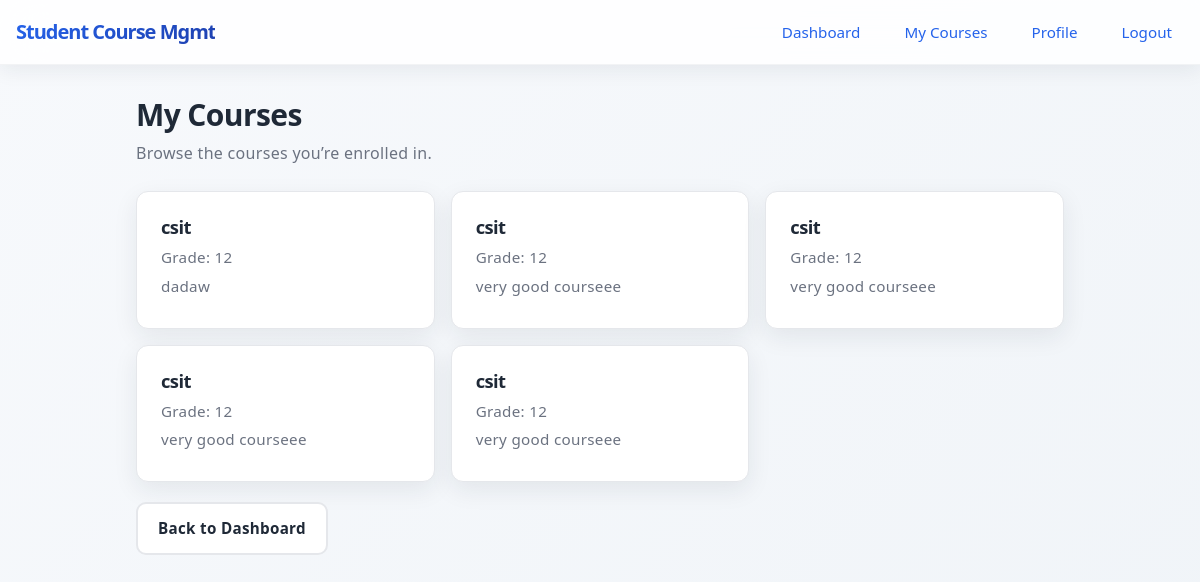
/student/courses/ (signed in), run on an earlier commit of the app's database.
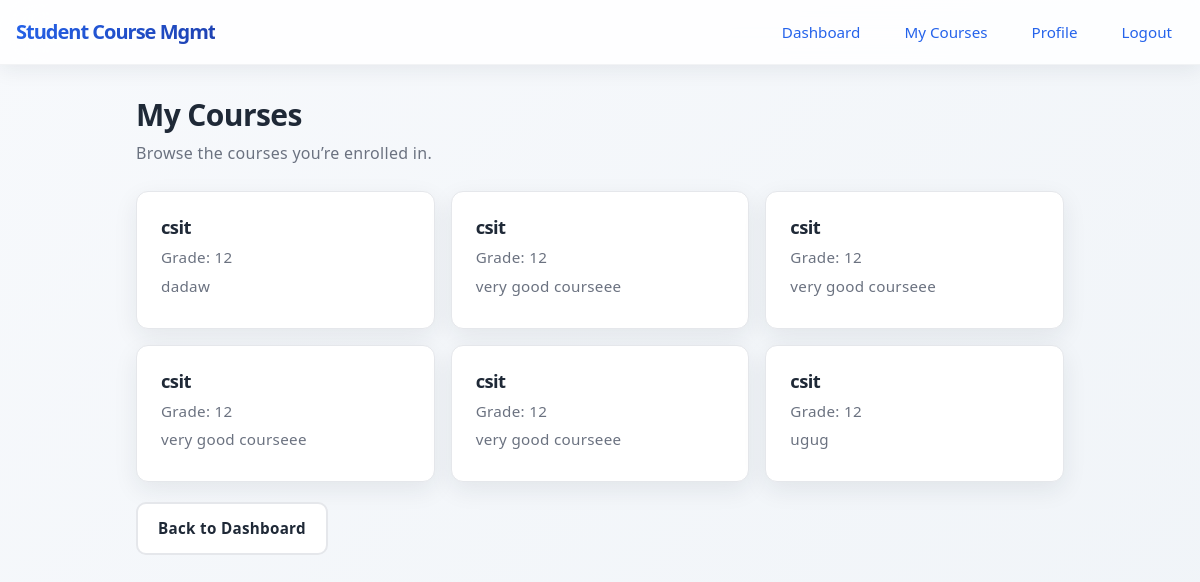
And on a later commit of the database.
### app/models.py (models this page shows, shortened)
class Course(models.Model):
    grade=models.IntegerField()
    course_name=models.CharField(max_length=100)
    description=models.TextField()

### app/views.py (the view)
# urls.py: path('student/courses/', student_courses, name='student_courses'),
@login_required
def student_courses(request):
    student = Student.objects.filter(user=request.user).first()
    if not student or student.grade is None:
        return render(request, 'student/my_courses.html', {
            'courses': [],
            'info': 'Create your profile to see courses.'
        })
    courses = Course.objects.filter(grade=student.grade)
    return render(request, 'student/my_courses.html', {'courses': courses})

### app/templates/student/my_courses.html (shortened to what this page needs)
<!DOCTYPE html>
{% load static %}
<html lang="en">
<head>
    <link rel="stylesheet" href="{% static 'css/student-css/student.css' %}">
</head>
<body>
    {% include 'navbar.html' %}
    <div class="container">
        <h1>My Courses</h1>
        <p class="muted">Browse the courses you’re enrolled in.</p>
        <ul class="course-list">
            {% for course in courses %}
                <li class="course-card">
                    <h3>{{ course.course_name }}</h3>
                    <p>Grade: {{ course.grade }}</p>
                    <p>{{ course.description }}</p>
                </li>
            {% empty %}
                <li class="course-card">
                    <p class="muted">No courses available.</p>
                </li>
            {% endfor %}
        </ul>
        <div class="actions">
            <a class="btn btn-outline" href="{% url 'student_dashboard' %}">Back to Dashboard</a>
        </div>
    </div>
</body>
</html>

### app/templates/navbar.html (shortened to what this page needs)
{% load static %}
<nav class="navbar">
  <div class="nav-container">
    <a href="{% url 'home' %}" class="nav-brand">Student Course Mgmt</a>
    <div class="nav-links" data-nav-menu>
      <a href="{% url 'student_dashboard' %}">Dashboard</a>
      <a href="{% url 'student_courses' %}">My Courses</a>
      <a href="{% url 'student_profile' %}">Profile</a>
      <a href="{% url 'confirm' %}">Logout</a>
    </div>
  </div>
</nav>

### app/static/css/student-css/student.css (style rules this page uses)
:root { --bg: linear-gradient(135deg, #f7f9fc 0%, #f0f4f8 100%); --surface: #ffffff; --text: #1f2937; --muted: #6b7280; --primary: #2563eb; --primary-600: #1d4ed8; --primary-light: #dbeafe; --accent: #10b981; --accent-light: #d1fae5; --warn: #ef4444; --warn-light: #fee2e2; --border: #e5e7eb; --shadow: 0 8px 24px rgba(31, 41, 55, 0.08); --shadow-lg: 0 20px 40px rgba(31, 41, 55, 0.12); --radius: 12px; --transition: all 0.3s cubic-bezier(0.4, 0, 0.2, 1); }
* { box-sizing: border-box; }
html, body { height: 100%; }
body { margin: 0; font-family: ui-sans-serif, system-ui, -apple-system, Segoe UI, Roboto, Helvetica, Arial, "Apple Color Emoji", "Segoe UI Emoji"; color: var(--text); background: var(--bg); -webkit-font-smoothing: antialiased; -moz-osx-font-smoothing: grayscale; display: flex; flex-direction: column; line-height: 1.6; }
.navbar { position: sticky; top: 0; z-index: 40; background: rgba(255, 255, 255, 0.85); backdrop-filter: saturate(180%) blur(20px); border-bottom: 1px solid rgba(229, 231, 235, 0.5); box-shadow: 0 2px 12px rgba(31, 41, 55, 0.04); transition: var(--transition); }
.nav-container { max-width: 1200px; margin: 0 auto; padding: 12px 16px; display: flex; align-items: center; justify-content: space-between; }
.nav-brand { font-weight: 800; font-size: 1.25rem; background: linear-gradient(135deg, var(--primary) 0%, #1e40af 100%); -webkit-background-clip: text; -webkit-text-fill-color: transparent; background-clip: text; text-decoration: none; letter-spacing: -1px; }
.nav-links { position: fixed; inset: 56px 0 auto 0; background: #fff; border-bottom: 1px solid var(--border); display: none; padding: 12px 16px; box-shadow: var(--shadow); }
.nav-links a { display: block; padding: 12px 14px; text-decoration: none; color: var(--primary); font-weight: 500; border-radius: 8px; transition: var(--transition); }
@media (min-width: 768px) { .nav-links { position: static; display: flex !important; gap: 20px; background: transparent; border: 0; padding: 0; box-shadow: none; } }
@media (min-width: 768px) { .nav-links a { padding: 8px 12px; font-size: 0.95rem; } }
.container { width: 100%; max-width: 960px; margin: 0 auto; padding: 32px 16px; flex: 1; }
h1, h2, h3 { line-height: 1.2; margin: 0 0 16px; letter-spacing: -0.6px; color: var(--text); }
h1 { font-size: clamp(1.75rem, 2.5vw, 2.5rem); font-weight: 800; margin-bottom: 8px; }
h1 + p { margin-top: 0; margin-bottom: 24px; }
h3 { font-size: 1.15rem; font-weight: 600; margin-bottom: 8px; }
p { line-height: 1.6; margin: 0 0 12px; letter-spacing: 0.3px; }
.btn { display: inline-flex; align-items: center; justify-content: center; gap: 8px; padding: 12px 20px; border-radius: 10px; border: none; text-decoration: none; font-weight: 600; font-size: 0.95rem; transition: var(--transition); cursor: pointer; letter-spacing: 0.3px; position: relative; overflow: hidden; }
.btn::before { content: ''; position: absolute; top: 50%; left: 50%; width: 0; height: 0; border-radius: 50%; background: rgba(255, 255, 255, 0.3); transform: translate(-50%, -50%); transition: width 0.6s, height 0.6s; }
.btn-outline { color: var(--text); background: var(--surface); border: 2px solid var(--border); }
.actions { display: flex; flex-wrap: wrap; gap: 12px; margin: 20px 0; align-items: center; }
ul { list-style: none; padding: 0; margin: 0; }
.course-list { display: grid; grid-template-columns: repeat(12, 1fr); gap: 16px; }
.course-card { grid-column: span 12; background: var(--surface); border: 1px solid var(--border); border-radius: var(--radius); box-shadow: var(--shadow); padding: 24px; transition: var(--transition); position: relative; overflow: hidden; }
.course-card::before { content: ''; position: absolute; top: 0; left: 0; right: 0; height: 4px; background: linear-gradient(90deg, var(--primary), var(--accent)); opacity: 0; transition: var(--transition); }
.course-card h3 { margin: 0 0 8px; font-size: 1.15rem; font-weight: 700; }
.course-card p { margin: 6px 0; color: var(--muted); font-size: 0.95rem; line-height: 1.5; }
a { color: var(--primary); text-decoration: none; transition: var(--transition); font-weight: 500; }
.muted { color: var(--muted); }
@media (min-width: 640px) { .course-card { grid-column: span 6; } }
@media (min-width: 1024px) { .course-card { grid-column: span 4; } }
.ripple-container { position: relative; overflow: hidden; }

What changed in the data, as far as the page shows it:
added Course: course_name "csit", grade "12", description "ugug"
